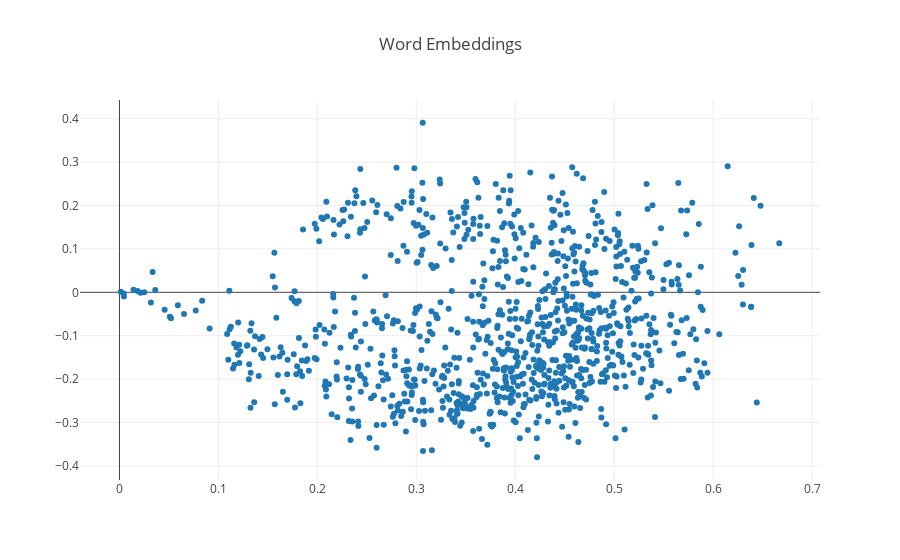

Source (notebook cell):
### Code cell
n = 1000
data = [go.Scatter(x=Wv[:n,0], y=Wv[:n,1], text=amazon_words[:n],
                   mode='markers', textposition='bottom', hoverinfo='text')]
fig = go.Figure(data=data, layout=go.Layout(title="Word Embeddings", hovermode='closest'))
plotly.iplot(fig)

### Figure 1 — Plotly figure (JSON) as saved in the notebook; plotly's stock layout.template omitted (floating-point values rounded to 4 significant figures; data arrays with more than 128 entries replaced by an {"elided": "..."} marker saying what was removed)
{"data": [{"hoverinfo": "text", "mode": "markers", "text": {"elided": "1000 str values"}, "textposition": "bottom", "type": "scatter", "x": {"elided": "1000 float values"}, "y": {"elided": "1000 float values"}}], "layout": {"hovermode": "closest", "title": "Word Embeddings"}}
